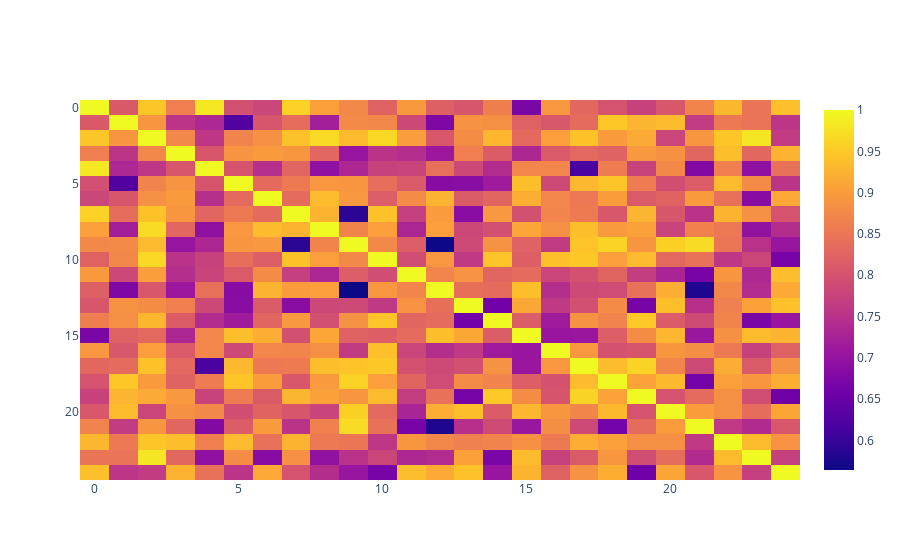

The cell this chart's notebook holds for it:
### Code cell
fig = go.Figure(data=go.Heatmap(
    z= similarity_df,
    x = similarity_df.index.values,
    y = similarity_df.index.values
))

fig.update_yaxes(autorange='reversed')

fig.show()

### Figure 1 — Plotly figure (JSON) as saved in the notebook; plotly's stock layout.template omitted (floating-point values rounded to 4 significant figures; data arrays with more than 128 entries replaced by an {"elided": "..."} marker saying what was removed)
{"data": [{"type": "heatmap", "x": [0, 1, 2, 3, 4, 5, 6, 7, 8, 9, 10, 11, 12, 13, 14, 15, 16, 17, 18, 19, 20, 21, 22, 23, 24], "y": [0, 1, 2, 3, 4, 5, 6, 7, 8, 9, 10, 11, 12, 13, 14, 15, 16, 17, 18, 19, 20, 21, 22, 23, 24], "z": {"elided": "25x25 float values"}}], "layout": {"yaxis": {"autorange": "reversed"}}}
